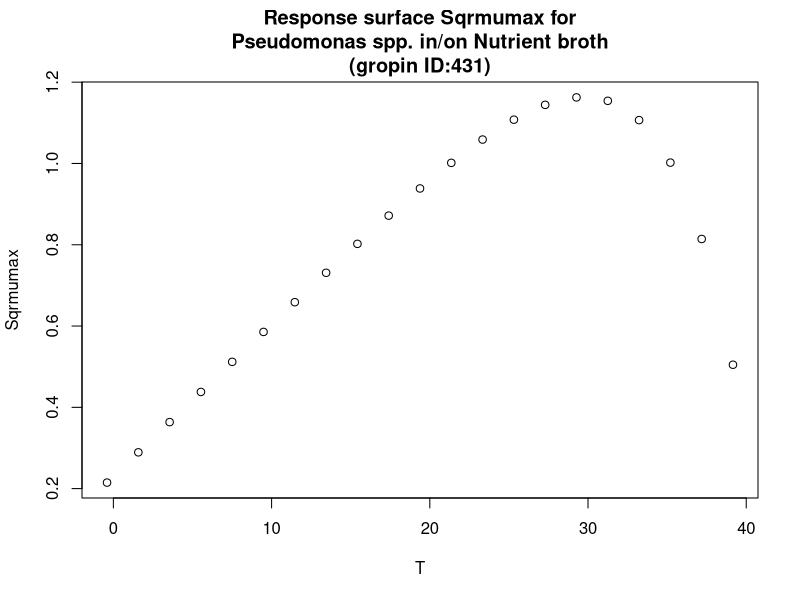

Write R code to recreate this figure.
#############################
# start of Parameter script
#############################
T <- seq(-0.4004,39.1608391608392,length.out=21)
#############################
# end of Parameter script
#############################
############################# 
# start of Model script Gropin ID 431 
#############################
 
# constant coefficients for this model
 
variables <- data.frame(T)
argumentsPar <- expand.grid(variables)
 
# heart of the model
response_surface <- function(T) {
   mumax <-0.03772*(T+6.1)*(1-exp(0.1719*(T-41.2)))

return(mumax=mumax)
} 

# output parameters
responseSurface <- cbind(argumentsPar,response_surface(argumentsPar['T']))
colnames(responseSurface) <- c(colnames(argumentsPar),'Sqrmumax')
#############################
# End of Model script
#############################
############################# 
# start of Visualisation script Gropin ID 431 
#############################
plot(T,responseSurface$'Sqrmumax',xlab='T',
                          ylab='Sqrmumax',main='Response surface Sqrmumax for
Pseudomonas spp. in/on Nutrient broth
(gropin ID:431)')
#############################
# End of Visualisation script
#############################
